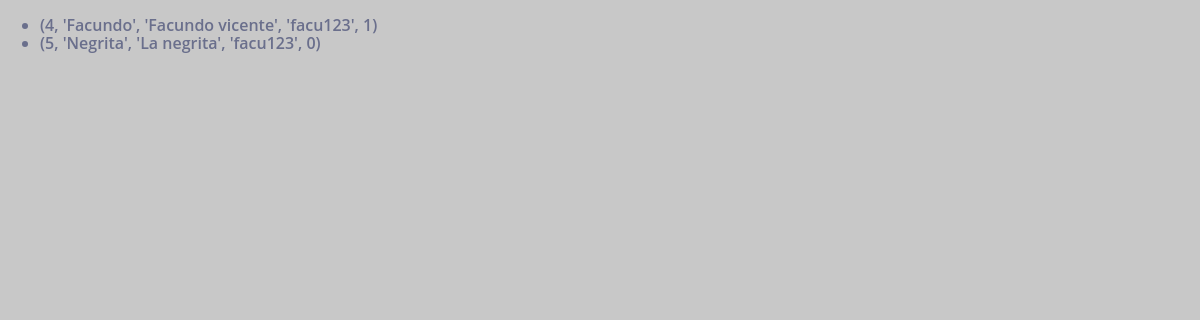
/users, run on an earlier commit of the app's database.
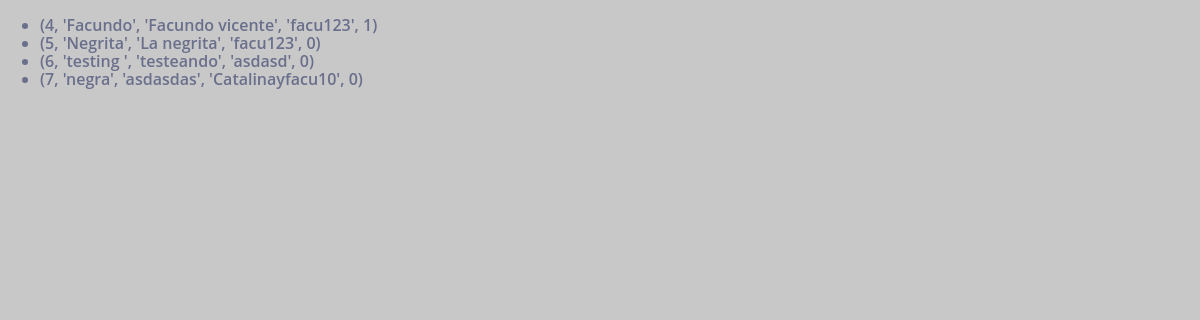
And on a later commit of the database.
### tables this page shows
CREATE TABLE Users (
	Id INTEGER NOT NULL PRIMARY KEY AUTOINCREMENT,
	Username TEXT(50) DEFAULT "" NOT NULL,
	Fullname TEXT(200) DEFAULT "",
	Password TEXT(120) NOT NULL,
	IsAdmin NUMERIC DEFAULT 0
);

### app.py (the view)
@app.route("/users")
def getUsers():
    cur, conn  = get_db_connection()
    users = cur.execute('SELECT * FROM Users')
    return render_template('users.html', users=users)

### db/config.py (called while the page is built)
def get_db_connection():
    conn = sqlite3.connect('db/tfinal.db')
    cur = conn.cursor()
    return cur, conn

### templates/users.html (shortened to what this page needs)
<!DOCTYPE html>
<html lang="en">
<head>
    <link rel="stylesheet" href="{{ url_for('static', filename='css/main.css') }}">
</head>
<body>
    <div class="sign-in-container">
        <ul>
            {% for user in users %}
            <li>{{user}}</li>
            {% endfor %}
        </ul>
    </div>
</body>
</html>

### static/css/main.css (style rules this page uses)
body { margin:0; color:#6a6f8c; background:#c8c8c8; font:600 16px/18px 'Open Sans',sans-serif; }
*,:after,:before { box-sizing:border-box }

What changed in the data, as far as the page shows it:
added Users: user "(6, 'testing ', 'testeando', 'asdasd', 0)"
added Users: user "(7, 'negra', 'asdasdas', 'Catalinayfacu10', 0)"
